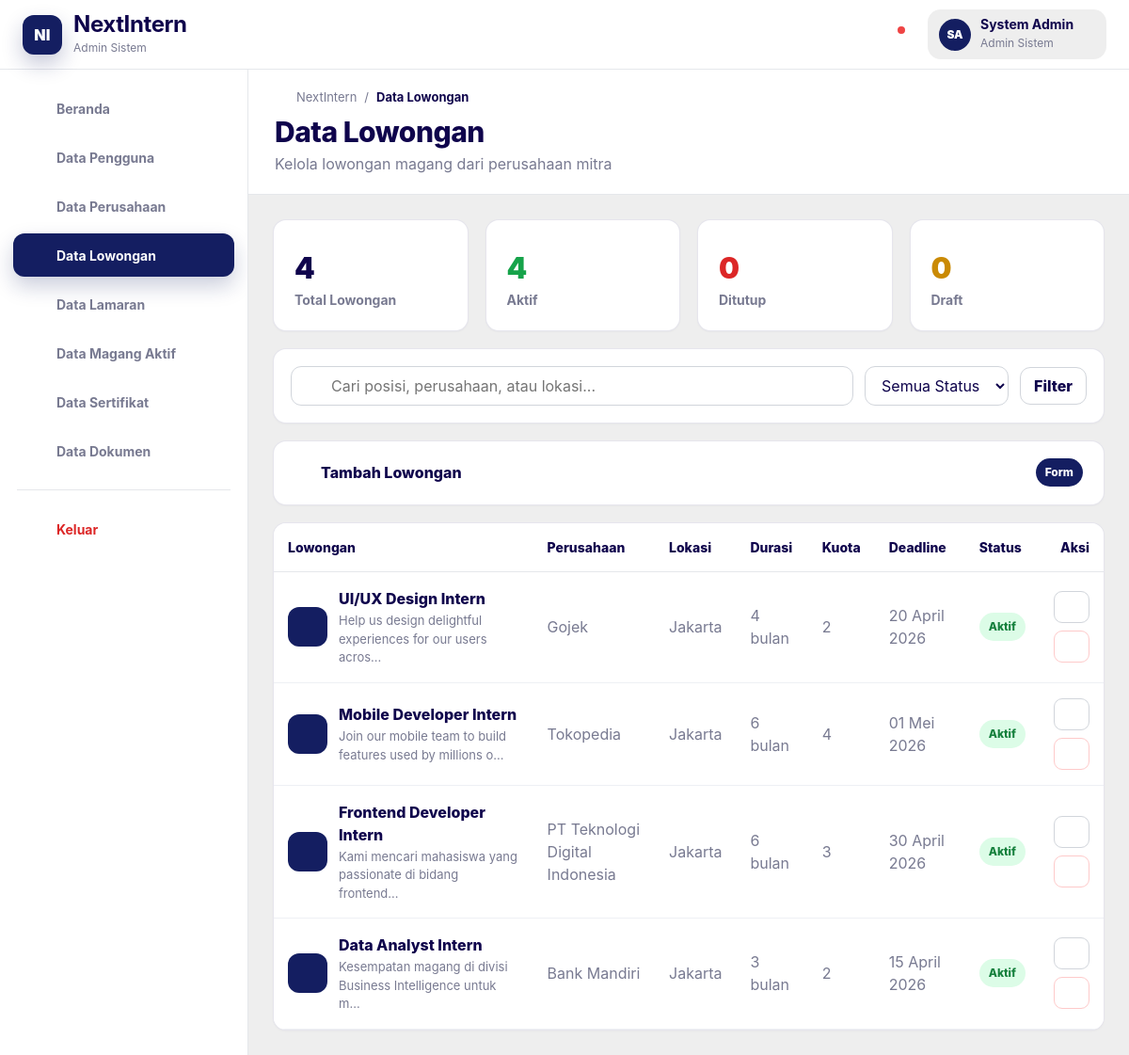
Screenshot of /sysadmin/internships.php (signed in) with the database file from the repository.
### tables this page shows
CREATE TABLE internships (
  id INT AUTO_INCREMENT PRIMARY KEY,
  company_id INT NULL,
  position VARCHAR(180) NOT NULL,
  description TEXT NOT NULL,
  location VARCHAR(120) NOT NULL,
  duration VARCHAR(50) NOT NULL,
  deadline DATE NOT NULL,
  slots INT NOT NULL DEFAULT 1,
  posted_date DATE NOT NULL,
  status ENUM('active','closed','draft') NOT NULL DEFAULT 'active',
  created_at DATETIME NOT NULL DEFAULT CURRENT_TIMESTAMP,
  updated_at DATETIME NULL DEFAULT NULL ON UPDATE CURRENT_TIMESTAMP,
  CONSTRAINT fk_internships_company
    FOREIGN KEY (company_id) REFERENCES companies(id)
    ON UPDATE CASCADE
    ON DELETE SET NULL
);

CREATE TABLE companies (
  id INT AUTO_INCREMENT PRIMARY KEY,
  name VARCHAR(180) NOT NULL,
  email VARCHAR(150) NOT NULL UNIQUE,
  industry VARCHAR(100) NOT NULL,
  location VARCHAR(120) NOT NULL,
  description TEXT NULL,
  logo VARCHAR(255) NULL,
  is_verified TINYINT(1) NOT NULL DEFAULT 0,
  partnership_since DATE NULL,
  partnership_status ENUM('active','inactive') NOT NULL DEFAULT 'active',
  created_at DATETIME NOT NULL DEFAULT CURRENT_TIMESTAMP,
  updated_at DATETIME NULL DEFAULT NULL ON UPDATE CURRENT_TIMESTAMP
);

### app/functions.php (called while the page is built, shortened)
<?php
function e($value): string
{
    return htmlspecialchars((string) $value, ENT_QUOTES, 'UTF-8');
}
function app_base_url(): string
{
    $script = str_replace('\\', '/', $_SERVER['SCRIPT_NAME'] ?? '');
    $pos = strpos($script, '/sysadmin/');
    if ($pos !== false) {
        $base = substr($script, 0, $pos);
    } else {
        $base = rtrim(str_replace('\\', '/', dirname($script)), '/');
    }
    return $base;
}
function url(string $path = ''): string
{
    return app_base_url() . '/' . ltrim($path, '/');
}
function status_badge_class(string $status): string
{
    $green = ['active', 'verified', 'accepted', 'issued', 'ongoing', 'completed', 'admin_approved', 'university_approved'];
    if (in_array($status, $green, true)) {
        return 'badge-green';
    }
    return 'badge-blue';
}
function status_label(string $status): string
{
    return [
        'active' => 'Aktif',
        'inactive' => 'Nonaktif',
        'verified' => 'Terverifikasi',
        'pending' => 'Menunggu',
        'rejected' => 'Ditolak',
        'accepted' => 'Diterima',
        'issued' => 'Diterbitkan',
        'revoked' => 'Dicabut',
        'ongoing' => 'Berjalan',
        'completed' => 'Selesai',
        'terminated' => 'Dihentikan',
        'university_review' => 'Review Universitas',
        'university_approved' => 'Disetujui Universitas',
        'admin_approved' => 'Disetujui Admin',
        'company_review' => 'Review Perusahaan',
        'draft' => 'Draft',
        'closed' => 'Ditutup',
    ][$status] ?? ucfirst(str_replace('_', ' ', $status));
}
function format_date_id(?string $date): string
{
    $months = [1 => 'Januari', 'Februari', 'Maret', 'April', 'Mei', 'Juni', 'Juli', 'Agustus', 'September', 'Oktober', 'November', 'Desember'];
    $time = strtotime($date);
    return date('d', $time) . ' ' . $months[(int) date('n', $time)] . ' ' . date('Y', $time);
}
function short_text(string $text, int $limit = 60): string
{
    if (function_exists('mb_strimwidth')) {
        return mb_strimwidth($text, 0, $limit, '...');
    }
    return strlen($text) > $limit ? substr($text, 0, max(0, $limit - 3)) . '...' : $text;
}

### sysadmin/internships.php (the view, shortened to what this page needs)
<?php
require_once __DIR__ . '/../config/database.php';
require_once __DIR__ . '/../app/functions.php';
require_once __DIR__ . '/../includes/layout_start.php';
$q = trim($_GET['q'] ?? '');
$where = [];
$params = [];
$stmt = $pdo->prepare("SELECT i.*, c.name company_name FROM internships i LEFT JOIN companies c ON c.id=i.company_id" . ($where ? ' WHERE ' . implode(' AND ', $where) : '') . " ORDER BY i.posted_date DESC,i.id DESC");
$stmt->execute($params);
$rows = $stmt->fetchAll();
$stat = $pdo->query("SELECT COUNT(*) total, SUM(status='active') active, SUM(status='closed') closed, SUM(status='draft') draft FROM internships")->fetch();
?>
<div class="grid grid-4">
  <div class="card stat">
    <div class="stat-number"><?= e($stat['total'] ?? 0) ?></div>
    <div class="stat-title">Total Lowongan</div>
  </div>
  <div class="card stat">
    <div class="stat-number text-green"><?= e($stat['active'] ?? 0) ?></div>
    <div class="stat-title">Aktif</div>
  </div>
  <div class="card stat">
    <div class="stat-number text-red"><?= e($stat['closed'] ?? 0) ?></div>
    <div class="stat-title">Ditutup</div>
  </div>
  <div class="card stat">
    <div class="stat-number text-yellow"><?= e($stat['draft'] ?? 0) ?></div>
    <div class="stat-title">Draft</div>
  </div>
</div>
<div class="card mt-18">
  <form class="toolbar" method="get">
    <div class="searchbox"><?= icon_svg('search') ?><input class="input" name="q" value="<?= e($q) ?>"
        placeholder="Cari posisi, perusahaan, atau lokasi..."></div>
    <select class="select" name="status">
      <option value="all">Semua Status</option>
    </select>
    <button class="btn outline">Filter</button>
  </form>
</div>
<details class="card form-panel">
  <summary><span><?= icon_svg('plus') ?> Tambah Lowongan</span><span class="badge badge-dark">Form</span></summary>
</details>
<div class="card mt-18">
  <div class="table-wrap">
    <table class="table">
      <thead>
        <tr>
          <th>Lowongan</th>
          <th>Perusahaan</th>
          <th>Lokasi</th>
          <th>Durasi</th>
          <th>Kuota</th>
          <th>Deadline</th>
          <th>Status</th>
          <th style="text-align:right">Aksi</th>
        </tr>
      </thead>
      <tbody>
        <?php foreach ($rows as $r): ?>
          <tr>
            <td>
              <div class="entity">
                <div class="entity-icon"><?= icon_svg('briefcase') ?></div>
                <div>
                  <div class="entity-title"><?= e($r['position']) ?></div>
                  <div class="entity-sub"><?= e(short_text($r['description'], 60)) ?></div>
                </div>
              </div>
            </td>
            <td><?= e($r['company_name'] ?? '-') ?></td>
            <td><?= e($r['location']) ?></td>
            <td><?= e($r['duration']) ?></td>
            <td><?= e($r['slots']) ?></td>
            <td><?= e(format_date_id($r['deadline'])) ?></td>
            <td><span class="badge <?= status_badge_class($r['status']) ?>"><?= e(status_label($r['status'])) ?></span>
            </td>
            <td>
              <div class="actions"><a class="btn outline sm"
                  href="<?= e(url('sysadmin/internships.php?edit=' . $r['id'])) ?>"><?= icon_svg('edit') ?></a>
                <form method="post"><input type="hidden" name="action" value="delete"><input type="hidden" name="id"
                    value="<?= e($r['id']) ?>"><button class="btn danger sm"
                    type="submit"><?= icon_svg('trash') ?></button></form>
              </div>
            </td>
          </tr>
        <?php endforeach; ?>
      </tbody>
    </table>
  </div>
</div>
<?php require_once __DIR__ . '/../includes/layout_end.php'; ?>

### app/icons.php
<?php
function icon_svg(string $name, string $class = 'icon'): string
{
    $paths = [
        'home' => '<path d="M3 10.5 12 3l9 7.5"/><path d="M5 10v10h5v-6h4v6h5V10"/>',
        'users' => '<path d="M16 21v-2a4 4 0 0 0-4-4H6a4 4 0 0 0-4 4v2"/><circle cx="9" cy="7" r="4"/><path d="M22 21v-2a4 4 0 0 0-3-3.87"/><path d="M16 3.13a4 4 0 0 1 0 7.75"/>',
        'database' => '<ellipse cx="12" cy="5" rx="9" ry="3"/><path d="M3 5v14c0 1.66 4.03 3 9 3s9-1.34 9-3V5"/><path d="M3 12c0 1.66 4.03 3 9 3s9-1.34 9-3"/>',
        'briefcase' => '<rect x="2" y="7" width="20" height="14" rx="2"/><path d="M16 7V5a2 2 0 0 0-2-2h-4a2 2 0 0 0-2 2v2"/><path d="M2 13h20"/>',
        'file' => '<path d="M14 2H6a2 2 0 0 0-2 2v16a2 2 0 0 0 2 2h12a2 2 0 0 0 2-2V8z"/><path d="M14 2v6h6"/><path d="M8 13h8"/><path d="M8 17h8"/>',
        'activity' => '<path d="M22 12h-4l-3 8L9 4l-3 8H2"/>',
        'award' => '<circle cx="12" cy="8" r="6"/><path d="M15.5 13.2 17 22l-5-3-5 3 1.5-8.8"/>',
        'bell' => '<path d="M18 8A6 6 0 0 0 6 8c0 7-3 7-3 9h18c0-2-3-2-3-9"/><path d="M13.73 21a2 2 0 0 1-3.46 0"/>',
        'user' => '<circle cx="12" cy="8" r="4"/><path d="M4 22a8 8 0 0 1 16 0"/>',
        'logout' => '<path d="M9 21H5a2 2 0 0 1-2-2V5a2 2 0 0 1 2-2h4"/><path d="M16 17l5-5-5-5"/><path d="M21 12H9"/>',
        'search' => '<circle cx="11" cy="11" r="8"/><path d="m21 21-4.3-4.3"/>',
        'plus' => '<path d="M12 5v14"/><path d="M5 12h14"/>',
        'edit' => '<path d="M12 20h9"/><path d="M16.5 3.5a2.1 2.1 0 0 1 3 3L7 19l-4 1 1-4Z"/>',
        'trash' => '<path d="M3 6h18"/><path d="M8 6V4h8v2"/><path d="M19 6l-1 14H6L5 6"/>',
        'eye' => '<path d="M2 12s4-7 10-7 10 7 10 7-4 7-10 7S2 12 2 12Z"/><circle cx="12" cy="12" r="3"/>',
        'download' => '<path d="M12 3v12"/><path d="m7 10 5 5 5-5"/><path d="M5 21h14"/>',
        'building' => '<path d="M3 21h18"/><path d="M5 21V3h14v18"/><path d="M9 7h1"/><path d="M14 7h1"/><path d="M9 11h1"/><path d="M14 11h1"/><path d="M9 15h1"/><path d="M14 15h1"/>',
        'calendar' => '<rect x="3" y="4" width="18" height="18" rx="2"/><path d="M16 2v4"/><path d="M8 2v4"/><path d="M3 10h18"/>',
        'check' => '<path d="M20 6 9 17l-5-5"/>',
        'x' => '<path d="M18 6 6 18"/><path d="m6 6 12 12"/>',
        'shield' => '<path d="M12 22s8-4 8-10V5l-8-3-8 3v7c0 6 8 10 8 10Z"/>',
        'menu' => '<path d="M4 6h16"/><path d="M4 12h16"/><path d="M4 18h16"/>',
    ];
    $body = $paths[$name] ?? $paths['file'];
    return '<svg class="' . e($class) . '" viewBox="0 0 24 24" fill="none" stroke="currentColor" stroke-width="2" stroke-linecap="round" stroke-linejoin="round" aria-hidden="true">' . $body . '</svg>';
}

### assets/css/style.css (style rules this page uses)
:root { --primary-dark: #0F044C; --primary: #141E61; --muted: #787A91; --bg: #EEEEEE; --surface: #ffffff; --surface-soft: #f8f9ff; --line: #e5e7eb; --line-soft: #eef0f4; --green: #16a34a; --red: #dc2626; --yellow: #ca8a04; --blue: #2563eb; --radius: 14px; --radius-sm: 10px; --shadow: 0 10px 30px rgba(15, 4, 76, .08); }
* { box-sizing: border-box }
html { font-size: 16px; scroll-behavior: smooth }
body { margin: 0; background: var(--bg); color: var(--primary-dark); font-family: Inter, ui-sans-serif, system-ui, -apple-system, BlinkMacSystemFont, "Segoe UI", Arial, sans-serif; line-height: 1.5; }
a { color: inherit; text-decoration: none }
button, input, select, textarea { font: inherit }
button { cursor: pointer }
img, svg { display: block; max-width: 100% }
.icon { width: 20px; height: 20px; flex: 0 0 auto }
.icon.tiny { width: 15px; height: 15px }
.grid { display: grid; gap: 18px }
.grid-4 { grid-template-columns: repeat(4, minmax(0, 1fr)) }
.card { background: var(--surface); border: 1px solid rgba(15, 4, 76, .10); border-radius: var(--radius); box-shadow: 0 1px 2px rgba(15, 4, 76, .03); overflow: hidden; }
.stat { padding: 22px; min-height: 118px }
.stat-title { font-size: 14px; color: var(--muted); font-weight: 750 }
.stat-number { font-size: 31px; font-weight: 900; margin: 6px 0 0; letter-spacing: -.7px; color: var(--primary-dark) }
.toolbar { display: flex; gap: 12px; align-items: center; flex-wrap: wrap; padding: 18px }
.searchbox { position: relative; flex: 1; min-width: 260px }
.searchbox svg { position: absolute; left: 13px; top: 50%; transform: translateY(-50%); color: #9ca3af }
.input, .select, textarea { min-height: 42px; border: 1px solid #d1d5db; border-radius: 11px; background: #fff; color: var(--primary-dark); padding: 0 13px; outline: 0; }
.searchbox .input { width: 100%; padding-left: 42px }
.btn { border: 0; border-radius: 11px; min-height: 40px; padding: 0 14px; display: inline-flex; align-items: center; justify-content: center; gap: 8px; font-weight: 800; line-height: 1; background: var(--primary); color: #fff; white-space: nowrap; }
.btn.outline { background: #fff; color: var(--primary-dark); border: 1px solid #d1d5db }
.btn.danger { background: #fff; color: var(--red); border: 1px solid #fecaca }
.btn.sm { min-height: 34px; padding: 0 10px; border-radius: 9px }
.table-wrap { overflow-x: auto; width: 100% }
.table { width: 100%; border-collapse: collapse; min-width: 760px }
.table th { font-size: 14px; text-align: left; color: var(--primary-dark); font-weight: 850; padding: 15px; border-bottom: 1px solid var(--line); white-space: nowrap; background: #fff }
.table td { padding: 16px 15px; border-bottom: 1px solid var(--line-soft); color: var(--muted); vertical-align: middle; background: #fff }
.entity { display: flex; align-items: center; gap: 12px; min-width: 220px }
.entity-icon { width: 42px; height: 42px; border-radius: 12px; background: var(--primary); color: #fff; display: grid; place-items: center; flex: 0 0 auto }
.entity-title { font-weight: 850; color: var(--primary-dark); margin-bottom: 2px }
.entity-sub { font-size: 13px; color: var(--muted) }
.badge { display: inline-flex; align-items: center; gap: 5px; border-radius: 999px; padding: 6px 10px; font-size: 12px; font-weight: 850; white-space: nowrap }
.badge-green { background: #dcfce7; color: #15803d }
.badge-dark { background: var(--primary); color: #fff }
.actions { display: flex; justify-content: flex-end; align-items: center; gap: 8px; flex-wrap: wrap }
.actions form { margin: 0 }
.form-panel { margin-top: 18px }
.form-panel summary { list-style: none; display: flex; align-items: center; justify-content: space-between; gap: 12px; padding: 18px 22px; font-weight: 850; cursor: pointer; color: var(--primary-dark); border-bottom: 1px solid transparent; }
.form-panel summary span { display: inline-flex; align-items: center; gap: 8px }
.text-green { color: var(--green) !important }
.text-red { color: var(--red) !important }
.text-yellow { color: var(--yellow) !important }
.mt-18 { margin-top: 18px }

### rows the page displays
internships: position "UI/UX Design Intern", description "Help us design delightful experiences for our users acros...", company.name "Gojek", location "Jakarta", duration "4 bulan", slots "2", deadline "20 April 2026", status "Aktif"
internships: position "Mobile Developer Intern", description "Join our mobile team to build features used by millions o...", company.name "Tokopedia", location "Jakarta", duration "6 bulan", slots "4", deadline "01 Mei 2026", status "Aktif"
internships: position "Frontend Developer Intern", description "Kami mencari mahasiswa yang passionate di bidang frontend...", company.name "PT Teknologi Digital Indonesia", location "Jakarta", duration "6 bulan", slots "3", deadline "30 April 2026", status "Aktif"
internships: position "Data Analyst Intern", description "Kesempatan magang di divisi Business Intelligence untuk m...", company.name "Bank Mandiri", location "Jakarta", duration "3 bulan", slots "2", deadline "15 April 2026", status "Aktif"

### other values shown
initials($user['name'] ?? 'Admin') "SA"
$user['name'] "System Admin"
$user['role_name'] "Admin Sistem"
$item['label'] "Beranda"
$item['label'] "Data Pengguna"
$item['label'] "Data Perusahaan"
$item['label'] "Data Lowongan"
$item['label'] "Data Lamaran"
$item['label'] "Data Magang Aktif"
$item['label'] "Data Sertifikat"
$item['label'] "Data Dokumen"
$pageTitle "Data Lowongan"
$pageSubtitle "Kelola lowongan magang dari perusahaan mitra"
$stat['total'] "4"
$stat['active'] "4"
